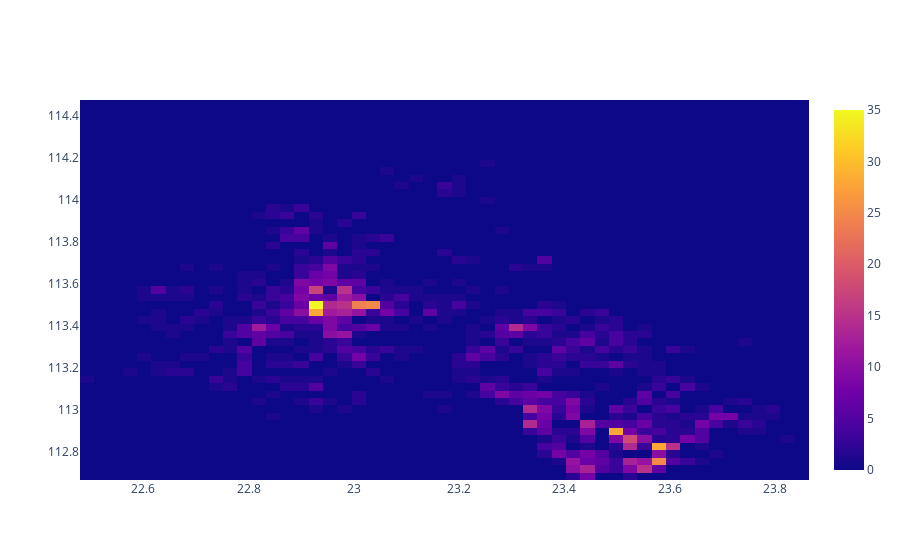

Notebook source saved alongside this figure:
### Code cell
fig = go.Figure(data=go.Heatmap(
x=(mapdata1.index),
                   y=(mapdata1.columns),
z=np.array(mapdata2)))
fig.show()
